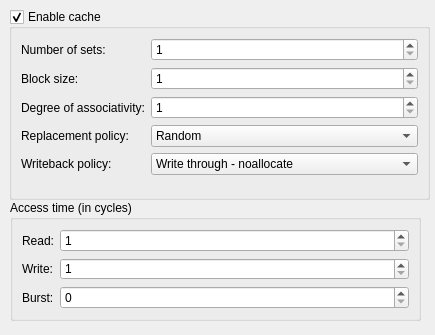
<?xml version="1.0" encoding="UTF-8"?>
<ui version="4.0">
 <class>NewDialogCache</class>
 <widget class="QWidget" name="NewDialogCache">
  <property name="geometry">
   <rect>
    <x>0</x>
    <y>0</y>
    <width>435</width>
    <height>335</height>
   </rect>
  </property>
  <property name="windowTitle">
   <string>Form</string>
  </property>
  <widget class="QGroupBox" name="enabled">
   <property name="geometry">
    <rect>
     <x>9</x>
     <y>9</y>
     <width>421</width>
     <height>191</height>
    </rect>
   </property>
   <property name="minimumSize">
    <size>
     <width>0</width>
     <height>190</height>
    </size>
   </property>
   <property name="title">
    <string>Enable cache</string>
   </property>
   <property name="checkable">
    <bool>true</bool>
   </property>
   <layout class="QFormLayout" name="formLayout">
    <item row="0" column="0">
     <widget class="QLabel" name="label_2">
      <property name="text">
       <string>Number of sets:</string>
      </property>
     </widget>
    </item>
    <item row="0" column="1">
     <widget class="QSpinBox" name="number_of_sets">
      <property name="minimum">
       <number>1</number>
      </property>
     </widget>
    </item>
    <item row="1" column="0">
     <widget class="QLabel" name="label_3">
      <property name="text">
       <string>Block size:</string>
      </property>
     </widget>
    </item>
    <item row="1" column="1">
     <widget class="QSpinBox" name="block_size">
      <property name="minimum">
       <number>1</number>
      </property>
     </widget>
    </item>
    <item row="2" column="0">
     <widget class="QLabel" name="label_5">
      <property name="text">
       <string>Degree of associativity:</string>
      </property>
     </widget>
    </item>
    <item row="2" column="1">
     <widget class="QSpinBox" name="degree_of_associativity">
      <property name="minimum">
       <number>1</number>
      </property>
     </widget>
    </item>
    <item row="3" column="0">
     <widget class="QLabel" name="label_6">
      <property name="text">
       <string>Replacement policy:</string>
      </property>
     </widget>
    </item>
    <item row="3" column="1">
     <widget class="QComboBox" name="replacement_policy">
      <item>
       <property name="text">
        <string>Random</string>
       </property>
      </item>
      <item>
       <property name="text">
        <string>Least Recently Used (LRU)</string>
       </property>
      </item>
      <item>
       <property name="text">
        <string>Least Frequently Used (LFU)</string>
       </property>
      </item>
     </widget>
    </item>
    <item row="4" column="0">
     <widget class="QLabel" name="label_writeback">
      <property name="text">
       <string>Writeback policy:</string>
      </property>
     </widget>
    </item>
    <item row="4" column="1">
     <widget class="QComboBox" name="writeback_policy">
      <item>
       <property name="text">
        <string>Write through - noallocate</string>
       </property>
      </item>
      <item>
       <property name="text">
        <string>Write through - write allocate</string>
       </property>
      </item>
      <item>
       <property name="text">
        <string>Write back</string>
       </property>
      </item>
     </widget>
    </item>
   </layout>
  </widget>
  <widget class="QGroupBox" name="access_time">
   <property name="geometry">
    <rect>
     <x>10</x>
     <y>200</y>
     <width>411</width>
     <height>121</height>
    </rect>
   </property>
   <property name="title">
    <string>Access time (in cycles)</string>
   </property>
   <layout class="QFormLayout" name="formLayout_2">
    <item row="0" column="0">
     <widget class="QLabel" name="label_read">
      <property name="text">
       <string>Read:</string>
      </property>
     </widget>
    </item>
    <item row="1" column="0">
     <widget class="QLabel" name="label_write">
      <property name="text">
       <string>Write:</string>
      </property>
     </widget>
    </item>
    <item row="1" column="1">
     <widget class="QSpinBox" name="l2_access_write">
      <property name="minimum">
       <number>1</number>
      </property>
      <property name="maximum">
       <number>999999999</number>
      </property>
     </widget>
    </item>
    <item row="2" column="0">
     <widget class="QLabel" name="label_burst">
      <property name="text">
       <string>Burst:</string>
      </property>
     </widget>
    </item>
    <item row="2" column="1">
     <widget class="QSpinBox" name="l2_access_read">
      <property name="minimum">
       <number>0</number>
      </property>
      <property name="maximum">
       <number>999999999</number>
      </property>
     </widget>
    </item>
    <item row="0" column="1">
     <widget class="QSpinBox" name="l2_access_burst">
      <property name="minimum">
       <number>1</number>
      </property>
      <property name="maximum">
       <number>999999999</number>
      </property>
     </widget>
    </item>
   </layout>
  </widget>
 </widget>
 <resources/>
 <connections/>
</ui>
